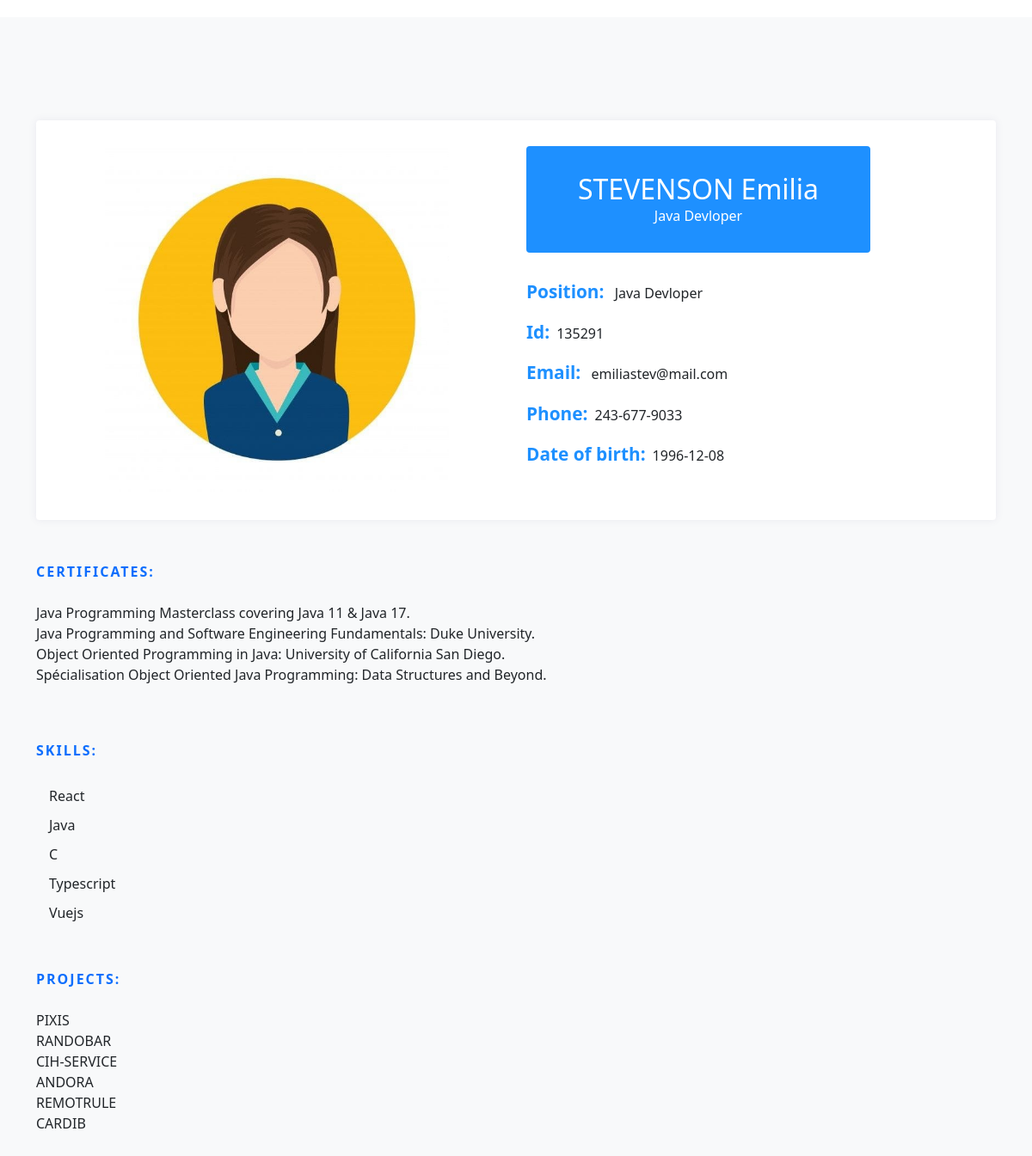
/profile.php?w=135291, run on the app's committed database.
### tables this page shows
CREATE TABLE `employee` (
  `ID` int(50) NOT NULL,
  `Name` varchar(50) NOT NULL,
  `Date of birth` date NOT NULL,
  `Email` varchar(50) NOT NULL,
  `Phone` varchar(20) NOT NULL,
  `Position` varchar(50) NOT NULL,
  `Certificates` text NOT NULL,
  `password` varchar(500) NOT NULL,
  `Image` varchar(500) NOT NULL,
  `projet` text NOT NULL
);

CREATE TABLE `skills` (
  `Id_skill` int(50) NOT NULL,
  `Name_skill` varchar(100) NOT NULL,
  `Type_skill` varchar(50) NOT NULL
);

### profile.php (the view, shortened to what this page needs)
<?php
    include("connection.php");
    $idUser=$_GET["w"]
?>
<!DOCTYPE html>
<html lang="en">
<head>
    <link href="https://cdn.jsdelivr.net/npm/bootstrap@5.2.0/dist/css/bootstrap.min.css" rel="stylesheet">
<link rel="stylesheet" href="profile.css">
<link rel="stylesheet" href="https://cdn.jsdelivr.net/gh/devicons/devicon@v2.15.1/devicon.min.css">
</head>
<body>
<section class="bg-light">
    <div class="container">
        <div class="row">
            <div class="col-lg-12 mb-4 mb-sm-5">
                <div class="card card-style1 border-0">
                    <div class="card-body p-1-9 p-sm-2-3 p-md-6 p-lg-7">
                        <div class="row align-items-center">
                            <?php
                                $res=mysqli_query($conn,"select * from employee where ID=$idUser");
                                $row=mysqli_fetch_assoc($res);
                            ?>
                            <div class="col-lg-6 mb-4 mb-lg-0">
                                <img class="imgContainer" src="<?php echo trim($row["Image"]);?>" alt="image Profile">
                            </div>
                            <div class="col-lg-6 px-xl-10">
                                <div class="bg-secondary d-lg-inline-block py-1-9 px-1-9 px-sm-6 mb-1-9 rounded" style="text-align:center;width: 400px;">
                                    <h3 class="h2 text-white mb-0"><?php echo $row["Name"]?></h3>
                                    <span class="text-white"><?php echo $row["Position"]?></span>
                                </div>
                                <ul class="list-unstyled mb-1-9">
                                    <li class="mb-2 mb-xl-3 display-28"><span class="display-26 text-secondary me-2 font-weight-600">Position:</span> <?php echo $row["Position"]?></li>
                                    <li class="mb-2 mb-xl-3 display-28"><span class="display-26 text-secondary me-2 font-weight-600">Id:</span><?php echo $idUser?></li>
                                    <li class="mb-2 mb-xl-3 display-28"><span class="display-26 text-secondary me-2 font-weight-600">Email:</span> <?php echo $row["Email"]?></li>
                                    <li class="mb-2 mb-xl-3 display-28"><span class="display-26 text-secondary me-2 font-weight-600">Phone:</span><?php echo $row["Phone"]?></li>
                                    <li class="display-28"><span class="display-26 text-secondary me-2 font-weight-600">Date of birth:</span><?php echo $row["Date of birth"]?></li>
                                </ul>
                            </div>
                        </div>
                    </div>
                </div>
            </div>
            <div class="col-lg-12 mb-4 mb-sm-5">
                <div>
                    <span class="section-title text-primary mb-3 mb-sm-4">Certificates:</span>
                    <p><?php echo nl2br($row["Certificates"])?></p>
                </div>
            </div>
            <div class="col-lg-12">
                <div class="row">
                    <div class="col-lg-12 mb-4 mb-sm-5">
                        <div class="mb-4 mb-sm-5">
                            <span class="section-title text-primary mb-3 mb-sm-4">Skills:</span>
                            <?php
                                $res=mysqli_query($conn,"select s.* from skills s,employee e,skills_employee se where se.ID=$idUser and se.ID=e.ID and se.Id_skill=s.Id_skill");
                                while($row=mysqli_fetch_assoc($res))
                                    {
                                        $skill=strtolower($row["Name_skill"]);
                            ?>
                                    <div class="progress-text">
                                        <div class="row" style="padding: 5px;">
                                            <div class="col-6"><i class="devicon-<?php echo $skill?>-plain colored" style="margin-right:10px;"></i><?php echo $row["Name_skill"];?></div>
                                        </div>
                                    </div>
                            <?php
                                     }
                            ?>
                        </div>
                        <div>
                            <span class="section-title text-primary mb-3 mb-sm-4">Projects:</span>
                            <p class="text-justify"><?php echo  nl2br($_SESSION["projet"]);?></p>
                        </div>
                    </div>
                </div>
            </div>
        </div>
    </div>
</section>
</body>
</html>

### profile.css (style rules this page uses)
body { margin-top:20px; }
.card-style1 { box-shadow: 0px 0px 10px 0px rgb(89 75 128 / 9%); }
.border-0 { border: 0!important; }
.card { position: relative; display: flex; flex-direction: column; min-width: 0; word-wrap: break-word; background-color: #fff; background-clip: border-box; border: 1px solid rgba(0,0,0,.125); border-radius: 0.25rem; }
section { padding: 120px 0; overflow: hidden; background: #fff; }
.section-title { font-weight: 600; letter-spacing: 2px; text-transform: uppercase; margin-bottom: 10px; position: relative; display: inline-block; }
.text-secondary { color: #1e90ff !important; }
.font-weight-600 { font-weight: 600; }
.display-26 { font-size: 1.3rem; }
@media screen and (min-width: 992px) { .p-lg-7 { padding: 4rem; } }
@media screen and (min-width: 768px) { .p-md-6 { padding: 3.5rem; } }
@media screen and (min-width: 576px) { .p-sm-2-3 { padding: 2.3rem; } }
.p-1-9 { padding: 1.9rem; }
.bg-secondary { background: #1e90ff !important; }
@media screen and (min-width: 576px) { .pe-sm-6, .px-sm-6 { padding-right: 3.5rem; } }
@media screen and (min-width: 576px) { .ps-sm-6, .px-sm-6 { padding-left: 3.5rem; } }
.pe-1-9, .px-1-9 { padding-right: 1.9rem; }
.ps-1-9, .px-1-9 { padding-left: 1.9rem; }
.pb-1-9, .py-1-9 { padding-bottom: 1.9rem; }
.pt-1-9, .py-1-9 { padding-top: 1.9rem; }
.mb-1-9, .my-1-9 { margin-bottom: 1.9rem; }
@media (min-width: 992px) { .d-lg-inline-block { display: inline-block!important; } }
.rounded { border-radius: 0.25rem!important; }
.imgContainer { width: 400px; height: 400px; margin-left: 50px; }

### data on the page
employee: Name "STEVENSON Emilia", Position "Java Devloper", Email "emiliastev@mail.com", Phone "243-677-9033", Date of birth "1996-12-08", Certificates "Java Programming Masterclass covering Java 11 & Java 17. Java Programming and Software Engineering Fundamentals: Duke University. Object Oriented Programming in Java: University of California San Diego. Spécialisation Object Oriented Java Programming: Data Structures and Beyond."
skills: Name_skill "React"
skills: Name_skill "Java"
skills: Name_skill "C"
skills: Name_skill "Typescript"
skills: Name_skill "Vuejs"

### other printed values
$idUser "135291"
$_SESSION["projet"] "PIXIS RANDOBAR CIH-SERVICE ANDORA REMOTRULE CARDIB"
